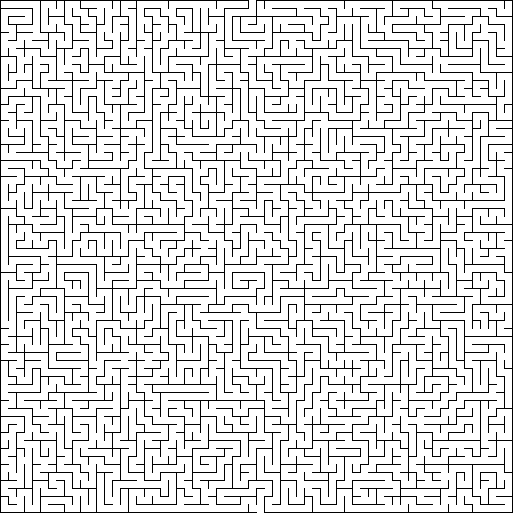
#> input picture maze-alpha/MAZE_0.png, 1026 x 1026 px (shown at 1/2 size)
$ python imageToMaze.py
#> lines starting #> are read from the running program, lines starting #| are printed output that depends on the picture; after the words box and inside, x2 and y2 are one past the last pixel; in counts of white or black regions, pixels touching at a corner belong together
import numpy as np
from PIL import Image

HAZARD_DATA = {
    "maze-alpha": {
        # Correct V-group fire structure in 64-grid
        "v_groups": [
            {"pivot": (7,  8),  "arms": [(6,9),(5,10),(4,11),(8,9),(9,10),(10,11)]},
            {"pivot": (8,  34), "arms": [(7,33),(6,32),(5,31),(9,33),(10,32),(11,31)]},
            {"pivot": (31, 24), "arms": [(32,23),(33,22),(34,21),(32,25),(33,26),(34,27)]},
            {"pivot": (50, 45), "arms": [(49,44),(48,43),(47,42),(49,46),(48,47),(47,48)]},
            {"pivot": (0,  61), "arms": [(1,60),(2,59),(3,58),(1,62),(2,63)]},
        ],
        "teleports": {
            # green pair: green star <-> green dot
            (23, 111): (71, 63),
            (71, 63):  (23, 111),
            # purple pair: purple star <-> purple dot
            (109, 53): (93, 19),
            (93, 19):  (109, 53),
            # orange pair: orange star <-> orange dot
            (15, 61):  (119, 111),
            (119, 111): (15, 61),
        },
        "confusion": [(5, 35), (37, 33), (79, 57)],
        "fire_pivots": [
                (15, 25),   # Pivot 1
                (55, 12),   # Pivot 2
                (110, 85),  # Pivot 3
                (40, 90)    # Pivot 4
        ]
    },
    "maze-beta": {
        "teleports": {
            # Green pair: Top Edge <-> Bottom Right
            (1, 53): (95, 121),
            (95, 121): (1, 53),

            # Red pair: Top Left <-> Bottom Right
            (25, 23): (121, 109),
            (121, 109): (25, 23),

            # Purple pair: Middle Left <-> Top Right
            (63, 21): (27, 125),
            (27, 125): (63, 21),

            # Gold/Orange pair: Bottom Left <-> Center
            (121, 5): (65, 63),
            (65, 63): (121, 5),
        },
        "confusion": [(5, 9), (9, 105), (87, 27), (91, 101)],
        "fire_pivots": [
            (11, 63),
            (53, 31),
            (55, 95),
            (105, 12),
            (119, 105)
        ],
        "v_groups": [
            {"pivot": (33, 7),  "arms": [(32, 6), (31, 5), (30, 4), (34, 6), (35, 5), (36, 4)]},
            {"pivot": (44, 22), "arms": [(43, 21), (42, 20), (41, 19), (45, 21), (46, 20), (47, 19)]},
            {"pivot": (19, 21), "arms": [(18, 22), (17, 23), (16, 24), (20, 22), (21, 23), (22, 24)]},
            {"pivot": (0,  30), "arms": [(1, 29), (2, 28), (3, 27)]},
            {"pivot": (31, 31), "arms": [(30, 30), (29, 29), (28, 28), (30, 32), (29, 33), (28, 34)]},
            {"pivot": (49, 36), "arms": [(50, 35), (51, 34), (52, 33), (50, 37), (51, 38), (52, 39)]},
            {"pivot": (37, 52), "arms": [(36, 51), (35, 50), (34, 49), (36, 53), (35, 54), (34, 55)]},
            {"pivot": (16, 58), "arms": [(15, 59), (14, 60), (13, 61), (17, 59), (18, 60), (19, 61)]},
        ],
    },
    "maze-gamma": {
        "teleports": {
            # Pink/Red pair: Top Right <-> Upper Left-Mid
            (3, 125): (27, 41),
            (27, 41): (3, 125),

            # Green pair: Upper Right-Mid <-> Lower Right-Mid
            (25, 105): (53, 103),
            (53, 103): (25, 105),

            # Yellow pair: Mid Left <-> Mid Right
            (77, 9): (69, 95),
            (69, 95): (77, 9),

            # Purple pair: Bottom Left Corner <-> Bottom Mid-Right
            (127, 1): (113, 91),
            (113, 91): (127, 1),
        },
        "confusion": [
            (23, 21),  # Top Left
            (21, 105),  # Top Right
            (53, 13),  # Mid Left
            (105, 69)  # Bottom Mid
        ],
        "blue_traps": [
            (21, 55),  # Top Mid (Up)
            (33, 21),  # Mid Left (Up)
            (99, 17),  # Bottom Left (Up)
            (27, 77),  # Top Right-Mid (Left)
            (47, 67),  # Center (Left)
            (99, 111)  # Bottom Right (Left)
        ],
        "fire_pivots": [
            (13, 19),
            (19, 109),
            (47, 65),
            (61, 23),
            (73, 111),
            (101, 71),
            (117, 33),
            (113, 103)
        ],
    }
}

def _find_border_openings(black_border_line):
    """Return contiguous open runs (inclusive start/end) along one image border."""
    open_mask = ~black_border_line
    openings = []
    i = 0
    n = len(open_mask)
    while i < n:
        if open_mask[i]:
            start = i
            while i + 1 < n and open_mask[i + 1]:
                i += 1
            end = i
            openings.append((start, end))
        i += 1
    return openings


def _nearest_cell_index(pixel_midpoint, maze_cells, step):
    """Map a border opening midpoint in image pixels to the nearest logical maze cell."""
    centers = np.array([1 + c * step + step // 2 for c in range(maze_cells)])
    return int(np.argmin(np.abs(centers - pixel_midpoint)))


def convert_image(image_path, output_path, maze_cells=64, threshold=128):
    """
    Output values:
    0 = open path
    1 = wall
    2 = entrance/start
    3 = exit/goal
    """
#> called with image_path = 'maze-alpha/MAZE_0.png', output_path = 'training.txt', maze_cells = 64, threshold = 128
    try:
        img = Image.open(image_path).convert("L")
#> img: PIL image 1026x1026 L; 87.2% white; black in thin lines or dots
    except FileNotFoundError:
        print("File not found. Check the image path.")
        return

    pixelate = np.array(img)
    black = pixelate < threshold
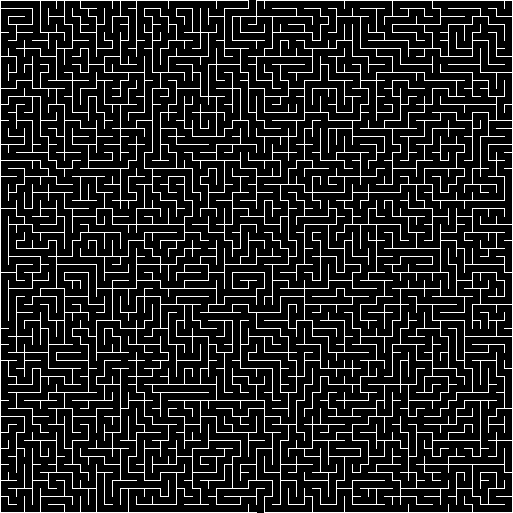
#> black: shape (1026, 1026) bool (shown at 1/2 size); 12.8% white in thin lines or dots

    height, width = black.shape
#> height = 1026; width = 1026
    if height != width:
        raise ValueError("Maze image must be square.")
    if (height - 2) % maze_cells != 0:
        raise ValueError(
            f"Image size {height} is not compatible with a {maze_cells}x{maze_cells} maze."
        )

    step = (height - 2) // maze_cells
#> step = 16
    grid_size = 2 * maze_cells + 1
    maze_grid = np.ones((grid_size, grid_size), dtype=int)

    # Open all logical cell centers.
    for r in range(maze_cells):
        for c in range(maze_cells):
            maze_grid[2 * r + 1, 2 * c + 1] = 0

    # Detect RIGHT openings between neighboring cells.
    for r in range(maze_cells):
        y_center = 1 + r * step + step // 2
        for c in range(maze_cells - 1):
            x_boundary = (c + 1) * step
            sample = black[max(0, y_center - 4): min(height, y_center + 5),
                           x_boundary: min(width, x_boundary + 2)]
            if sample.size and sample.mean() < 0.5:
                maze_grid[2 * r + 1, 2 * c + 2] = 0
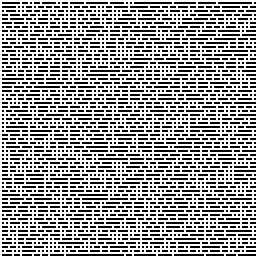
#> maze_grid: shape (129, 129) int64 (shown 2 times larger); values 0 (black) and 1 (white), 62.8% white; black in thin lines or dots

    # Detect DOWN openings between neighboring cells.
    for r in range(maze_cells - 1):
        y_boundary = (r + 1) * step
        for c in range(maze_cells):
            x_center = 1 + c * step + step // 2
            sample = black[y_boundary: min(height, y_boundary + 2),
                           max(0, x_center - 4): min(width, x_center + 5)]
            if sample.size and sample.mean() < 0.5:
                maze_grid[2 * r + 2, 2 * c + 1] = 0
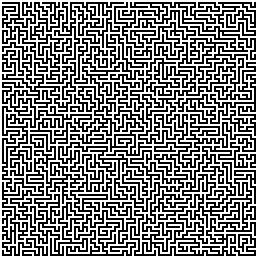
#> maze_grid: shape (129, 129) int64 (shown 2 times larger); values 0 (black) and 1 (white), 50.8% white; black in thin lines or dots

    # Detect actual border openings from the image and use them as start/goal.
    border_candidates = []

    # Top edge
    for start, end in _find_border_openings(black[0, :]):
#> in _find_border_openings, `i = 0`: i = 0
#> in _find_border_openings, `n = len(open_mask)`: n = 1026
        mid = (start + end) / 2
        c = _nearest_cell_index(mid, maze_cells, step)
        border_candidates.append(((0, 2 * c + 1), ('top', start, end, c)))
#> this loop made 1 pass
#> after the loop, border_candidates = [((0, 63), ('top', 498, 511, 31))]

    # Bottom edge
    for start, end in _find_border_openings(black[-1, :]):
        mid = (start + end) / 2
        c = _nearest_cell_index(mid, maze_cells, step)
        border_candidates.append(((grid_size - 1, 2 * c + 1), ('bottom', start, end, c)))
#> this loop made 1 pass
#> (start, end, mid, c) on pass 1: (514, 527, 520.5, 32)
#> after the loop, border_candidates = [((0, 63), ('top', 498, 511, 31)), ((128, 65), ('bottom', 514, 527, 32))]

    # Left edge
    for start, end in _find_border_openings(black[:, 0]):
        mid = (start + end) / 2
        r = _nearest_cell_index(mid, maze_cells, step)
        border_candidates.append(((2 * r + 1, 0), ('left', start, end, r)))
#> this loop made 0 passes

    # Right edge
    for start, end in _find_border_openings(black[:, -1]):
        mid = (start + end) / 2
        r = _nearest_cell_index(mid, maze_cells, step)
        border_candidates.append(((2 * r + 1, grid_size - 1), ('right', start, end, r)))

    if len(border_candidates) < 2:
        raise ValueError("Could not find at least two border openings in the maze image.")

    # Keep a stable order that matches how people visually read the maze.
    edge_order = {'top': 0, 'bottom': 1, 'left': 2, 'right': 3}
#> edge_order = {'top': 0, 'bottom': 1, 'left': 2, 'right': 3}
    border_candidates.sort(key=lambda item: (edge_order[item[1][0]], item[1][1]))

    start_pos, start_info = border_candidates[0]
#> start_pos = (0, 63); start_info = ('top', 498, 511, 31)
    goal_pos, goal_info = border_candidates[-1]
#> goal_pos = (128, 65); goal_info = ('bottom', 514, 527, 32)

    # Open the entrance/exit boundary tiles before labeling them.
    maze_grid[start_pos] = 2
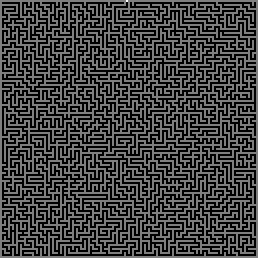
#> maze_grid: shape (129, 129) int64 (shown 2 times larger); 0.01% of pixels changed, all inside (x1, y1, x2, y2) = (63, 0, 64, 1); drawn with min black and max white
    maze_grid[goal_pos] = 3
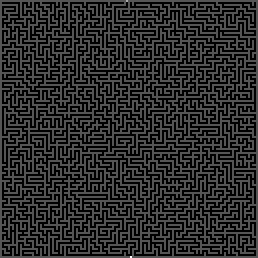
#> maze_grid: shape (129, 129) int64 (shown 2 times larger); 0.01% of pixels changed, all inside (x1, y1, x2, y2) = (65, 128, 66, 129); drawn with min black and max white

    np.savetxt(output_path, maze_grid, fmt="%d", delimiter=" ")
    print(f"Success! Converted '{image_path}' to '{output_path}'.")
    print(f"Grid shape: {maze_grid.shape}")
#| Grid shape: (129, 129)
    print(f"Start detected at {start_pos} from {start_info[0]} border pixels {start_info[1]}-{start_info[2]}")
#| Start detected at (0, 63) from top border pixels 498-511
    print(f"Goal detected at  {goal_pos} from {goal_info[0]} border pixels {goal_info[1]}-{goal_info[2]}")
#| Goal detected at  (128, 65) from bottom border pixels 514-527
    print("1 = wall, 0 = open path, 2 = start, 3 = goal")
    return start_pos, goal_pos;

def get_start_goal(maze_folder):
    """
    Detect start and goal positions for a given maze folder.
    Converts from 129x129 grid coordinates to 64x64 cell coordinates.
    Returns:
        (start_64, goal_64) as (x, y) tuples in the 64x64 grid.
    """
    result = convert_image(
        f"{maze_folder}/MAZE_0.png",
        f"{maze_folder}/training.txt"
    )
    if result is None:
        raise Exception(f"Could not detect start/goal for {maze_folder}")

    bottom_pos, top_pos = result

    def to_64(pos):
        row, col = pos[0], pos[1]
        x = min(63, max(0, col//2))
        y = min(63, max(0, row//2))
        return(x,y)

    # convert from 129x129 (row, col) to 64x64 (x, y)
    start_64 = to_64(top_pos)
    goal_64  = to_64(bottom_pos)

    return start_64, goal_64

def extract_hazards(maze_folder, maze_cells=64):
    # use the same logic of read maze to hazards
#> called with maze_folder = 'maze-alpha', maze_cells = 64
    hazard_path = f"{maze_folder}/MAZE_1.png"
#> hazard_path = 'maze-alpha/MAZE_1.png'
    img = Image.open(hazard_path).convert("RGBA")
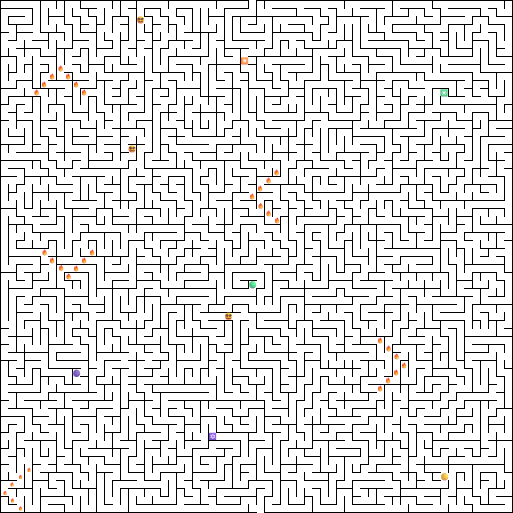
#> input picture maze-alpha/MAZE_1.png, 1026 x 1026 px (shown at 1/2 size)
#> img: PIL image 1026x1026 RGBA
    pixelate = np.array(img)

    step = (img.height - 2) // maze_cells
#> step = 16

    fire = []
    teleport_candidates = []
    confusion = []

    # loop through cells, find color match, exact same from before
    for r in range(maze_cells):
        for c in range(maze_cells):
            cx = 1 + c * step + step // 2
            cy = 1 + r * step + step // 2

            # if sample is NOT white continue
            patch = pixelate[cy - 5:cy + 5, cx - 5:cx + 5, :3].reshape(-1, 3)
            non_white = [p for p in patch if not (p[0] > 220 and p[1] > 220 and p[2] > 220)]
            if not non_white:
                continue

            rv, gv, bv = [int(x) for x in np.mean(non_white, axis=0)]

            grid_row = 2 * r + 1
            grid_col = 2 * c + 1

            # orange fire: high R, mid G, low B
            if rv > 200 and gv > 80 and bv < 100:
                fire.append((grid_row, grid_col))
#> after the loop, fire = 35 pairs, first value 17 to 127, second value 1 to 111

    # pull teleporting and confusion from the lookup table
    data = HAZARD_DATA.get(maze_folder, {"teleports": {}, "confusion": [], "blue_traps": []})
    teleport_cells = set(data["teleports"].keys())
    confusion_cells = set(data["confusion"])

    # Exclude BOTH teleports and confusion from the fire detection
    fire = [f for f in fire if f not in teleport_cells and f not in confusion_cells]
#> fire = 34 pairs, first value 17 to 127, second value 1 to 101


    return {
        'fire': fire,
        'teleports': data["teleports"],
        'confusion': data["confusion"],
        'blue_traps': data.get("blue_traps", []),
    }

if __name__ == "__main__":
    maze = "maze-alpha"

    convert_image(f"{maze}/MAZE_0.png", "training.txt")
    hazards = extract_hazards(maze)
#> hazards = 4 items
    print(f"Fire: {len(hazards['fire'])}")
#| Fire: 34
    print(f"Teleports: {len(hazards['teleports'])} entries")
#| Teleports: 6 entries
    print(f"Confusion: {hazards['confusion']}")
#| Confusion: [(5, 35), (37, 33), (79, 57)]
